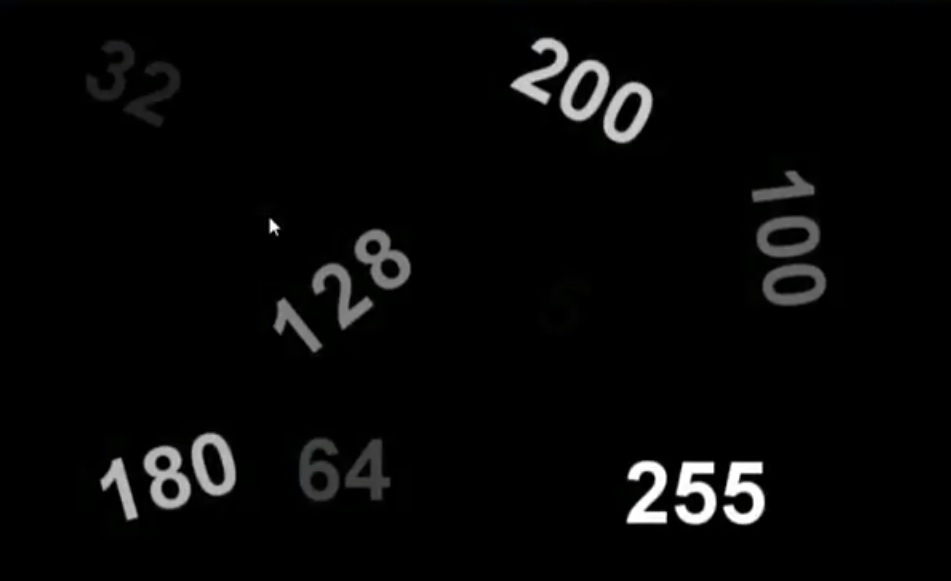
#> input picture computacao-grafica-opencv-python/Lessions/Lession 5/limi.jpg, 951 x 581 px
$ python binarizacao.py
#> lines starting #> are read from the running program, lines starting #| are printed output that depends on the picture
import cv2

img = cv2.imread("limi.jpg",0) #o parametro 0 significa carregar tons de cinza
#> img: shape (581, 951); min 0, max 255, mean 7.2

#função de binarização retorna dos parametros
#1 parametro é limiar (definido pelo usuário)
#2 parametro é a imagem após a binarização - recebe parametros:
#   recebe a imagem que carregada no inicio, linear definido (150),
#   parametro 3 da imagem indica quais cores os pixels acima irão receber (255),
#   ultimo parametro é muma flag(mostra como funciona a binarização)
#   com a flag THRESH_BINARY aparace apenas os valores com as cores definidas
#   A flag THRESH_BINARY_INV funciona da seguinte forma
#       Todos os pixels que estiver abaixo de 150 receberão branco
#       e todos os pixels que estiverem acima de 150 receberão preto
#   Outra flag para utilizar é a THRESH_TRUNC
#       Consiste em todos os pixels que estiverem abaixo de um limear ficão como estão
#       Os pixels que estão acima do limear recebem o valor do limear
#       Como se essa flag fosse como um teto
#   A flag THRESH_TOZERO, consiste em que todos os pixels que estiverem acima do limear
#       irão se manter como estão, porem os pixels que estão abaixo do limear irão zerar
#   E por ultimo a flag THRESH_TOZERO_INV, todos os pixels abaixo do limear permaneceram como estão
#       Porem aqueles que estiver com maior valor que o limear irão ficar preto

limiar, imgLimiar = cv2.threshold(img, 128, 255, cv2.THRESH_TOZERO_INV)
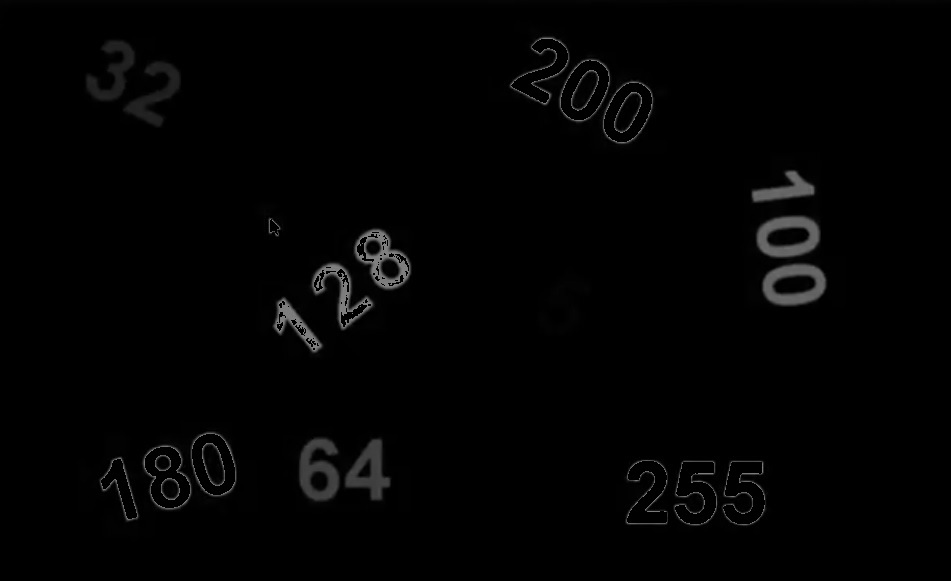
#> imgLimiar: shape (581, 951); min 0, max 128, mean 2.6

cv2.imshow("Limiar", imgLimiar)
cv2.waitKey(0)
cv2.destroyAllWindows()
